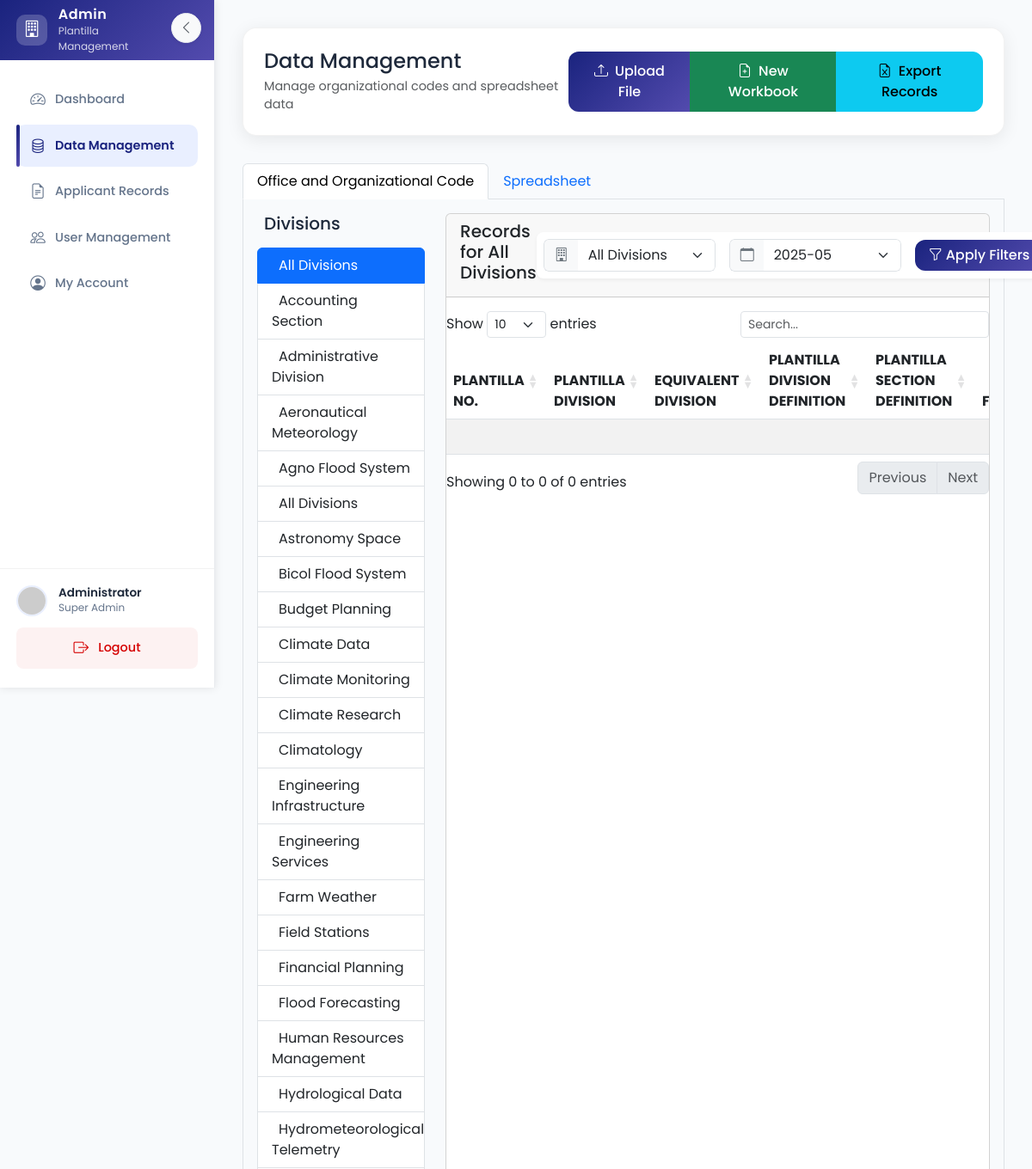
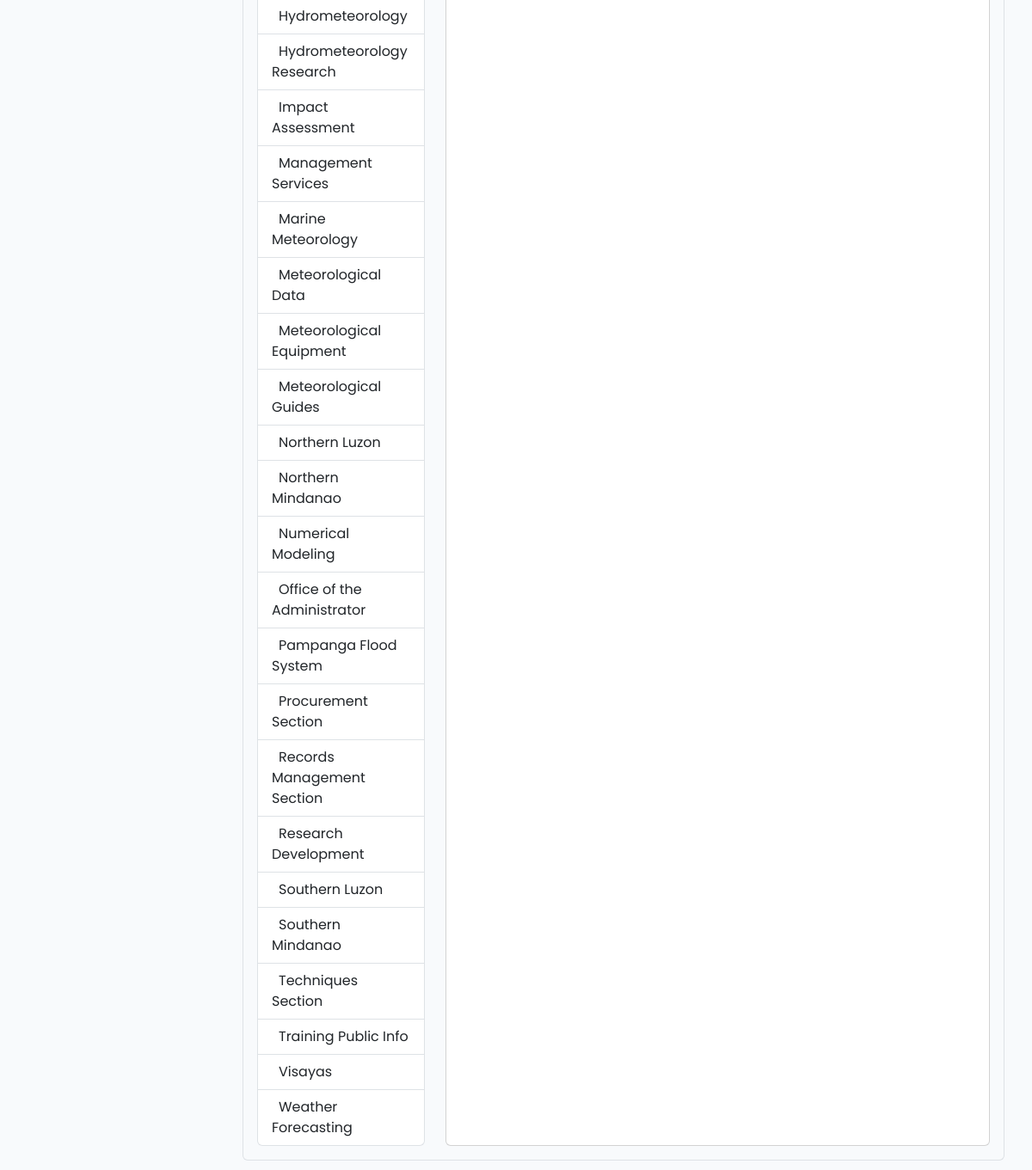
The app's page /admin/data_management.php (signed in) with its own data (2 pictures, top to bottom).
### tables this page shows
CREATE TABLE `divisions` (
  `id` int(11) NOT NULL,
  `code` varchar(20) NOT NULL,
  `name` varchar(255) NOT NULL,
  `description` text DEFAULT NULL,
  `status` enum('active','inactive') NOT NULL DEFAULT 'active',
  `created_by` int(11) DEFAULT NULL,
  `updated_by` int(11) DEFAULT NULL,
  `created_at` timestamp NOT NULL DEFAULT current_timestamp(),
  `updated_at` timestamp NOT NULL DEFAULT current_timestamp() ON UPDATE current_timestamp()
);

### admin/data_management.php (the view, shortened to what this page needs)
<?php
require '../dbconnection.php';
$selected_division = isset($_GET['division']) ? (int)$_GET['division'] : 0;
$selected_month = isset($_GET['month']) ? $_GET['month'] : date('Y-m');
function getAvailableMonths() {
    global $conn;
    $months = [];
    $query = "SELECT DISTINCT DATE_FORMAT(created_at, '%Y-%m') as month
              FROM records
              ORDER BY month DESC";
    $result = $conn->query($query);
    if ($result) {
        while ($row = $result->fetch_assoc()) {
            $months[] = $row['month'];
        }
    }
    return $months;
}
?>
<!DOCTYPE html>
<html lang="en">
<head>
    <link href="https://cdn.jsdelivr.net/npm/bootstrap@5.3.0/dist/css/bootstrap.min.css" rel="stylesheet">
    <link rel="stylesheet" href="https://cdn.jsdelivr.net/npm/bootstrap-icons@1.11.0/font/bootstrap-icons.css">
    <link href="https://cdn.datatables.net/1.13.6/css/dataTables.bootstrap5.min.css" rel="stylesheet">
    <link rel="stylesheet" href="../assets/css/styles.css">
    <link rel="stylesheet" href="https://cdn.jsdelivr.net/npm/sweetalert2@11.7.32/dist/sweetalert2.min.css">
  <?php include '../assets/css/user_management.php'; ?>
</head>
<body>
    <div class="sidebar" id="sidebar">
        <div class="sidebar-header">
            <div class="logo">
                <i class="bi bi-building"></i>
            </div>
            <div class="title">
                <h4>Admin</h4>
                <p>Plantilla Management</p>
            </div>
            <button class="toggle-sidebar" id="toggleSidebar" title="Minimize Sidebar">
                <i class="bi bi-chevron-left"></i>
            </button>
        </div>
        <div class="sidebar-content">
            <ul class="nav flex-column">
                <li class="nav-item">
                    <a class="nav-link" href="dashboard.php">
                        <i class="bi bi-speedometer2"></i>
                        <span>Dashboard</span>
                    </a>
                </li>
                <li class="nav-item">
                    <a class="nav-link active" href="data_management.php">
                        <i class="bi bi-database"></i>
                        <span>Data Management</span>
                    </a>
                </li>
                <li class="nav-item">
                    <a class="nav-link" href="applicant_records.php">
                        <i class="bi bi-file-earmark-text"></i>
                        <span>Applicant Records</span>
                    </a>
                </li>
                <li class="nav-item">
                    <a class="nav-link" href="user_management.php">
                        <i class="bi bi-people"></i>
                        <span>User Management</span>
                    </a>
                </li>
                <li class="nav-item">
                    <a class="nav-link" href="my_account.php">
                        <i class="bi bi-person-circle"></i>
                        <span>My Account</span>
                    </a>
                </li>
            </ul>
        </div>
        <div class="sidebar-footer">
            <div class="user-info">
                <img src="https://ui-avatars.com/api/?name=Admin&background=2962FF&color=fff" alt="Admin">
                <div class="user-details">
                    <h6>Administrator</h6>
                    <p>Super Admin</p>
                </div>
            </div>
            <div class="logout-btn">
            <a class="nav-link" onclick="return confirm('Are you sure you want to logout?')" href="logout.php">
                    <i class="bi bi-box-arrow-right"></i>
                    <span>Logout</span>
                </a>
            </div>
        </div>
    </div>
    <div class="main-content">
        <div class="dashboard-header">
            <div class="d-flex justify-content-between align-items-center">
                <div>
                    <h2 class="mb-1">Data Management</h2>
                    <p class="text-muted mb-0">Manage organizational codes and spreadsheet data</p>
                </div>
                <div class="btn-group">
                    <button class="btn btn-primary" data-bs-toggle="modal" data-bs-target="#uploadModal">
                        <i class="bi bi-upload me-2"></i>Upload File
                    </button>
                    <a href = 'new_workbook.php' class="btn btn-success" id="newWorkbookBtn">
                        <i class="bi bi-file-earmark-plus me-2"></i>New Workbook
                    </a>
                    <a href="export_records.php?division=<?php echo $selected_division; ?>&month=<?php echo $selected_month; ?>" class="btn btn-info">
                        <i class="bi bi-file-earmark-excel me-2"></i>Export Records
                    </a>
                </div>
            </div>
        </div>
        <ul class="nav nav-tabs mt-3" id="dataManagementTabs" role="tablist">
            <li class="nav-item" role="presentation">
                <button class="nav-link active" id="office-tab" data-bs-toggle="tab" data-bs-target="#office" type="button" role="tab">
                    Office and Organizational Code
                </button>
            </li>
            <li class="nav-item" role="presentation">
                <button class="nav-link" id="spreadsheet-tab" data-bs-toggle="tab" data-bs-target="#spreadsheet" type="button" role="tab">
                    Spreadsheet
                </button>
            </li>
        </ul>
        <div class="tab-content p-3 border border-top-0 rounded-bottom" id="dataManagementTabsContent">
            <div class="tab-pane fade show active" id="office" role="tabpanel">
                <div class="row">
                    <div class="col-md-3 division-list">
                        <h5 class="mb-3"><i class="fas fa-sitemap me-2"></i>Divisions</h5>
                        <div class="list-group">
                            <?php
                            $divisions_result = $conn->query("SELECT * FROM divisions ORDER BY name");
                            $all_divisions = [];
                            while ($row = $divisions_result->fetch_assoc()) {
                                $all_divisions[] = $row;
                            }
                            ?>
                            <a href="?division=0"
                               class="list-group-item list-group-item-action division-item <?= $selected_division == 0 ? 'active' : '' ?>"
                               data-division-id="0">
                                <i class="fas fa-layer-group me-2"></i>All Divisions
                            </a>
                            <?php foreach ($all_divisions as $division): ?>
                            <a href="?division=<?= $division['id'] ?>"
                               class="list-group-item list-group-item-action division-item <?= $selected_division == $division['id'] ? 'active' : '' ?>"
                               data-division-id="<?= $division['id'] ?>">
                                <i class="fas fa-building me-2"></i><?= htmlspecialchars($division['name']) ?>
                            </a>
                            <?php endforeach; ?>
                        </div>
                    </div>
                    <div class="col-md-9">
                        <div class="card h-100">
                            <div class="card-header d-flex justify-content-between align-items-center mb-3">
                                <h5>Records for <?= $selected_division == 0 ? 'All Divisions' : getDivisionName($selected_division) ?></h5>
                                <div class="filters-container">
                                    <form method="GET" class="filter-form d-flex align-items-center gap-3">
                                        <div class="form-group mb-0">
                                            <div class="input-group">
                                                <span class="input-group-text bg-light border-end-0">
                                                    <i class="bi bi-building"></i>
                                                </span>
                                                <select name="division" id="division" class="form-select border-start-0">
                                                    <option value="0">All Divisions</option>
                                                </select>
                                            </div>
                                        </div>
                                        <div class="form-group mb-0">
                                            <div class="input-group">
                                                <span class="input-group-text bg-light border-end-0">
                                                    <i class="bi bi-calendar"></i>
                                                </span>
                                                <select name="month" id="month" class="form-select border-start-0">
                                                    <?php
                                                    $months = getAvailableMonths();
                                                    foreach ($months as $month) {
                                                        $selected = $selected_month === $month ? 'selected' : '';
                                                        echo "<option value='{$month}' {$selected}>{$month}</option>";
                                                    }
                                                    ?>
                                                </select>
                                            </div>
                                        </div>
                                        <button type="submit" class="btn btn-primary">
                                            <i class="bi bi-funnel me-1"></i>Apply Filters
                                        </button>
                                    </form>
                                </div>
                            </div>
                            <div class="card-body p-0">
                                <div class="table-responsive">
                                    <table class="table table-striped table-hover" id="recordsTable">
                                        <thead>
                                            <tr>
                                                <th>PLANTILLA NO.</th>
                                                <th>PLANTILLA DIVISION</th>
                                                <th>EQUIVALENT DIVISION</th>
                                                <th>PLANTILLA DIVISION DEFINITION</th>
                                                <th>PLANTILLA SECTION DEFINITION</th>
                                                <th>FULLNAME</th>
                                            </tr>
                                        </thead>
                                        <tbody>
                                        </tbody>
                                    </table>
                                </div>
                            </div>
                        </div>
                    </div>
                </div>
            </div>
        </div>
    </div>
    <link rel="stylesheet" href="https://cdnjs.cloudflare.com/ajax/libs/jexcel/4.9.0/css/jquery.jexcel.min.css" />
    <link rel="stylesheet" href="https://cdn.jsdelivr.net/npm/handsontable/dist/handsontable.full.min.css">
</body>
</html>

### assets/css/styles.css (style rules this page uses)
:root { --primary-color: #1A237E; --primary-light: #534bae; --primary-dark: #000051; --secondary-color: #2962FF; --secondary-light: #768fff; --secondary-dark: #0039cb; --success-color: #00C853; --success-light: #5efc82; --success-dark: #009624; --warning-color: #FF6D00; --warning-light: #ff9e40; --warning-dark: #c43c00; --danger-color: #D50000; --danger-light: #ff5131; --danger-dark: #9b0000; --sidebar-width: 280px; --header-height: 70px; --card-shadow: 0 4px 20px rgba(0, 0, 0, 0.08); --hover-shadow: 0 8px 30px rgba(0, 0, 0, 0.12); --gradient-primary: linear-gradient(135deg, var(--primary-color) 0%, var(--primary-light) 100%); --gradient-secondary: linear-gradient(135deg, var(--secondary-color) 0%, var(--secondary-light) 100%); --gradient-success: linear-gradient(135deg, var(--success-color) 0%, var(--success-light) 100%); --gradient-warning: linear-gradient(135deg, var(--warning-color) 0%, var(--warning-light) 100%); --gradient-danger: linear-gradient(135deg, var(--danger-color) 0%, var(--danger-light) 100%); }
body { font-family: 'Poppins', sans-serif; background-color: #f8fafc; color: #1e293b; }
.sidebar { min-height: 100vh; background: #ffffff; color: #1e293b; transition: all 0.3s cubic-bezier(0.4, 0, 0.2, 1); position: fixed; width: var(--sidebar-width); z-index: 1000; box-shadow: 2px 0 20px rgba(0, 0, 0, 0.1); border-right: 1px solid rgba(0, 0, 0, 0.05); display: flex; flex-direction: column; }
.main-content { margin-left: var(--sidebar-width); padding: 2rem; min-height: 100vh; transition: all 0.3s ease; }
.sidebar-header { height: var(--header-height); padding: 1.2rem; background: var(--gradient-primary); color: white; display: flex; align-items: center; gap: 0.8rem; }
.sidebar-header .logo { width: 36px; height: 36px; background: rgba(255, 255, 255, 0.2); border-radius: 10px; display: flex; align-items: center; justify-content: center; font-size: 1.2rem; }
.sidebar-header h4 { margin: 0; font-weight: 600; font-size: 1rem; letter-spacing: 0.5px; }
.sidebar-header p { margin: 0; font-size: 0.75rem; opacity: 0.8; }
.sidebar-content { flex: 1; padding: 1.2rem; overflow-y: auto; }
.sidebar .nav-link { color: #64748b; padding: 0.7rem 1rem; margin: 0.15rem 0; border-radius: 10px; transition: all 0.3s cubic-bezier(0.4, 0, 0.2, 1); font-weight: 500; position: relative; display: flex; align-items: center; gap: 0.7rem; font-size: 0.9rem; }
.sidebar .nav-link::before { content: ''; position: absolute; left: 0; width: 4px; height: 100%; background: var(--gradient-primary); border-radius: 2px; transform: scaleX(0); transition: transform 0.3s cubic-bezier(0.4, 0, 0.2, 1); }
.sidebar .nav-link.active { background: rgba(41, 98, 255, 0.1); color: var(--primary-color); font-weight: 600; }
.sidebar .nav-link.active::before { transform: scaleX(1); }
.sidebar .nav-link i { font-size: 1.1rem; transition: transform 0.3s cubic-bezier(0.4, 0, 0.2, 1); }
.sidebar .nav-link.active i { color: var(--primary-color); }
.sidebar-footer { padding: 1.2rem; border-top: 1px solid rgba(0, 0, 0, 0.05); }
.sidebar-footer .user-info { display: flex; align-items: center; gap: 0.8rem; margin-bottom: 0.8rem; }
.sidebar-footer .user-info img { width: 36px; height: 36px; border-radius: 50%; border: 2px solid rgba(41, 98, 255, 0.1); }
.sidebar-footer .user-details h6 { margin: 0; font-weight: 600; font-size: 0.85rem; }
.sidebar-footer .user-details p { margin: 0; font-size: 0.75rem; color: #64748b; }
.sidebar-footer .logout-btn { width: 100%; }
.sidebar-footer .logout-btn .nav-link { color: var(--danger-color); justify-content: center; padding: 0.7rem; border-radius: 8px; background: rgba(213, 0, 0, 0.05); font-size: 0.9rem; }
.sidebar-footer .logout-btn .nav-link i { color: var(--danger-color); }
.dashboard-header { background: white; padding: 1.5rem; border-radius: 16px; box-shadow: var(--card-shadow); margin-bottom: 2rem; backdrop-filter: blur(10px); border: 1px solid rgba(0, 0, 0, 0.05); }
.btn { border-radius: 12px; padding: 0.6rem 1.2rem; font-weight: 500; transition: all 0.3s cubic-bezier(0.4, 0, 0.2, 1); }
.btn-primary { background: var(--gradient-primary); border: none; color: white; }
.dashboard-header h2 { font-size: 1.5rem; margin-bottom: 0.5rem; }
.dashboard-header p { font-size: 0.9rem; }

### records on screen
divisions: name "Accounting Section"
divisions: name "Administrative Division"
divisions: name "Aeronautical Meteorology"
divisions: name "Agno Flood System"
divisions: name "All Divisions"
divisions: name "Astronomy Space"
divisions: name "Bicol Flood System"
divisions: name "Budget Planning"
divisions: name "Climate Data"
divisions: name "Climate Monitoring"
divisions: name "Climate Research"
divisions: name "Climatology"
divisions: name "Engineering Infrastructure"
divisions: name "Engineering Services"
divisions: name "Farm Weather"
divisions: name "Field Stations"
divisions: name "Financial Planning"
divisions: name "Flood Forecasting"
divisions: name "Human Resources Management"
divisions: name "Hydrological Data"
divisions: name "Hydrometeorological Telemetry"
divisions: name "Hydrometeorology"
divisions: name "Hydrometeorology Research"
divisions: name "Impact Assessment"
divisions: name "Management Services"
divisions: name "Marine Meteorology"
divisions: name "Meteorological Data"
divisions: name "Meteorological Equipment"
divisions: name "Meteorological Guides"
divisions: name "Northern Luzon"
divisions: name "Northern Mindanao"
divisions: name "Numerical Modeling"
divisions: name "Office of the Administrator"
divisions: name "Pampanga Flood System"
divisions: name "Procurement Section"
divisions: name "Records Management Section"
divisions: name "Research Development"
divisions: name "Southern Luzon"
divisions: name "Southern Mindanao"
divisions: name "Techniques Section"
divisions: name "Training Public Info"
divisions: name "Visayas"
divisions: name "Weather Forecasting"

### other values on screen
form field month "2025-05"
